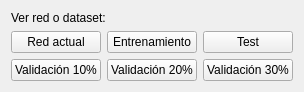
   <widget class="QWidget" name="verticalLayoutWidget_6">
    <property name="geometry">
     <rect>
      <x>743</x>
      <y>549</y>
      <width>301</width>
      <height>91</height>
     </rect>
    </property>
    <layout class="QVBoxLayout" name="verticalLayout_14">
     <item>
      <widget class="QLabel" name="label_verreddataset">
       <property name="text">
        <string>Ver red o dataset:</string>
       </property>
       <property name="alignment">
        <set>Qt::AlignBottom|Qt::AlignLeading|Qt::AlignLeft</set>
       </property>
      </widget>
     </item>
     <item>
      <layout class="QHBoxLayout" name="horizontalLayout_14">
       <item>
        <layout class="QGridLayout" name="gridLayout">
         <item row="0" column="0">
          <widget class="QPushButton" name="pushButton_verred">
           <property name="toolTip">
            <string>&lt;html&gt;&lt;head/&gt;&lt;body&gt;&lt;p&gt;Permite ver el contenido de la red actual&lt;/p&gt;&lt;/body&gt;&lt;/html&gt;</string>
           </property>
           <property name="text">
            <string>Red actual</string>
           </property>
          </widget>
         </item>
         <item row="0" column="1">
          <widget class="QPushButton" name="pushButton_verentr">
           <property name="toolTip">
            <string>&lt;html&gt;&lt;head/&gt;&lt;body&gt;&lt;p&gt;Permite ver el contenido del conjunto de entrenamiento de forma tabular y gráfica&lt;/p&gt;&lt;/body&gt;&lt;/html&gt;</string>
           </property>
           <property name="text">
            <string>Entrenamiento</string>
           </property>
          </widget>
         </item>
         <item row="1" column="0">
          <widget class="QPushButton" name="pushButton_verval10">
           <property name="toolTip">
            <string>&lt;html&gt;&lt;head/&gt;&lt;body&gt;&lt;p&gt;Permite ver el contenido del conjunto de validación del 10%, de forma tabular y gráfica&lt;/p&gt;&lt;/body&gt;&lt;/html&gt;</string>
           </property>
           <property name="text">
            <string>Validación 10%</string>
           </property>
          </widget>
         </item>
         <item row="0" column="2">
          <widget class="QPushButton" name="pushButton_vertest">
           <property name="toolTip">
            <string>&lt;html&gt;&lt;head/&gt;&lt;body&gt;&lt;p&gt;Permite ver el contenido del conjunto de test de forma tabular y gráfica&lt;/p&gt;&lt;/body&gt;&lt;/html&gt;</string>
           </property>
           <property name="text">
            <string>Test</string>
           </property>
          </widget>
         </item>
         <item row="1" column="1">
          <widget class="QPushButton" name="pushButton_verval20">
           <property name="toolTip">
            <string>&lt;html&gt;&lt;head/&gt;&lt;body&gt;&lt;p&gt;Permite ver el contenido del conjunto de validación del 20%, de forma tabular y gráfica&lt;/p&gt;&lt;/body&gt;&lt;/html&gt;</string>
           </property>
           <property name="text">
            <string>Validación 20%</string>
           </property>
          </widget>
         </item>
         <item row="1" column="2">
          <widget class="QPushButton" name="pushButton_verval30">
           <property name="toolTip">
            <string>&lt;html&gt;&lt;head/&gt;&lt;body&gt;&lt;p&gt;Permite ver el contenido del conjunto de validación del 30%, de forma tabular y gráfica&lt;/p&gt;&lt;/body&gt;&lt;/html&gt;</string>
           </property>
           <property name="text">
            <string>Validación 30%</string>
           </property>
          </widget>
         </item>
        </layout>
       </item>
      </layout>
     </item>
    </layout>
   </widget>
